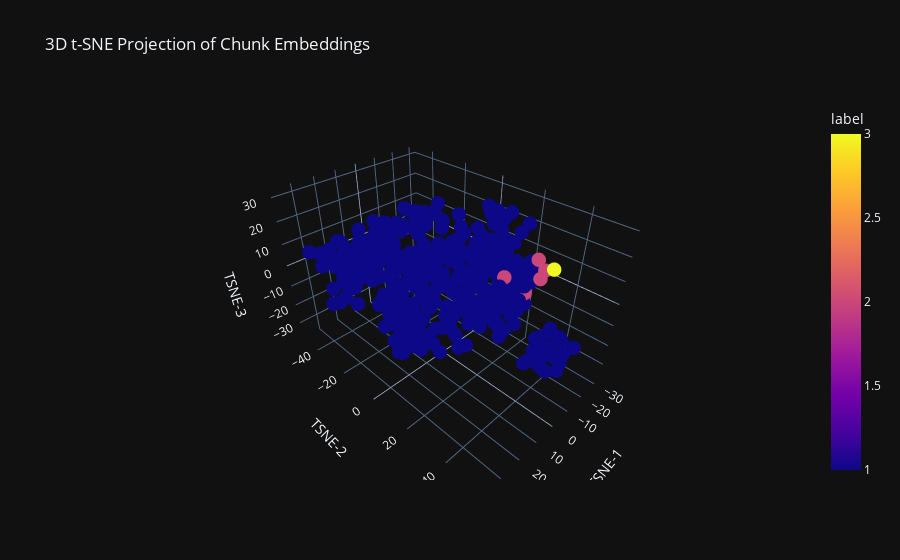

The code cell stored with this chart in its notebook:
### Markdown cell above
t-SNE is used for projection.

### Code cell
#
projections = reduced_embeddings3q
df_tsne = pd.DataFrame(projections, columns=['TSNE-1', 'TSNE-2', 'TSNE-3'])
y = [ 1 for i in range(len(reduced_embeddings3q))]
for i in df_knn['Index']:
    y[i]=2
    #print(f"[{i} ...] => y[{i}]={y[i]} ...")
y[-1] = 3
#print(y)
df_tsne['label'] = y
## project query's embedding
plot_embeddings_3d(df_tsne,title='3D t-SNE Projection of Chunk Embeddings; Yellow is query; Purple is kNN, augments')

### Figure 1 — Plotly figure (JSON) as saved in the notebook; plotly's stock layout.template omitted (floating-point values rounded to 4 significant figures; data arrays with more than 128 entries replaced by an {"elided": "..."} marker saying what was removed)
{"data": [{"hovertemplate": "TSNE-1=%{x}<br>TSNE-2=%{y}<br>TSNE-3=%{z}<br>label=%{marker.color}<extra></extra>", "legendgroup": "", "marker": {"color": {"elided": "364 int values"}, "coloraxis": "coloraxis", "symbol": "circle", "size": 5}, "mode": "markers", "name": "", "scene": "scene", "showlegend": false, "x": {"elided": "364 float values"}, "y": {"elided": "364 float values"}, "z": {"elided": "364 float values"}, "type": "scatter3d"}], "layout": {"scene": {"domain": {"x": [0.0, 1.0], "y": [0.0, 1.0]}, "xaxis": {"title": {"text": "TSNE-1"}}, "yaxis": {"title": {"text": "TSNE-2"}}, "zaxis": {"title": {"text": "TSNE-3"}}}, "coloraxis": {"colorbar": {"title": {"text": "label"}}, "colorscale": [[0.0, "#0d0887"], [0.1111, "#46039f"], [0.2222, "#7201a8"], [0.3333, "#9c179e"], [0.4444, "#bd3786"], [0.5556, "#d8576b"], [0.6667, "#ed7953"], [0.7778, "#fb9f3a"], [0.8889, "#fdca26"], [1.0, "#f0f921"]]}, "legend": {"tracegroupgap": 0}, "title": {"text": "3D t-SNE Projection of Chunk Embeddings"}}}
